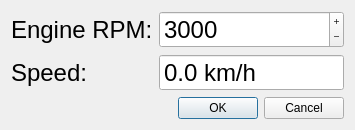
<?xml version="1.0" encoding="UTF-8"?>
<ui version="4.0">
 <class>WndCalibrate</class>
 <widget class="QDialog" name="WndCalibrate">
  <property name="geometry">
   <rect>
    <x>0</x>
    <y>0</y>
    <width>355</width>
    <height>128</height>
   </rect>
  </property>
  <property name="windowTitle">
   <string>Calibration</string>
  </property>
  <layout class="QFormLayout" name="formLayout">
   <item row="0" column="0">
    <widget class="QLabel" name="label">
     <property name="font">
      <font>
       <pointsize>18</pointsize>
      </font>
     </property>
     <property name="text">
      <string>Engine RPM:</string>
     </property>
    </widget>
   </item>
   <item row="0" column="1">
    <widget class="QSpinBox" name="sbRPM">
     <property name="font">
      <font>
       <pointsize>18</pointsize>
      </font>
     </property>
     <property name="buttonSymbols">
      <enum>QAbstractSpinBox::PlusMinus</enum>
     </property>
     <property name="minimum">
      <number>1000</number>
     </property>
     <property name="maximum">
      <number>7000</number>
     </property>
     <property name="singleStep">
      <number>500</number>
     </property>
     <property name="value">
      <number>3000</number>
     </property>
    </widget>
   </item>
   <item row="1" column="0">
    <widget class="QLabel" name="label_2">
     <property name="font">
      <font>
       <pointsize>18</pointsize>
      </font>
     </property>
     <property name="text">
      <string>Speed:</string>
     </property>
    </widget>
   </item>
   <item row="1" column="1">
    <widget class="QDoubleSpinBox" name="sbSpeed">
     <property name="font">
      <font>
       <pointsize>18</pointsize>
      </font>
     </property>
     <property name="readOnly">
      <bool>true</bool>
     </property>
     <property name="buttonSymbols">
      <enum>QAbstractSpinBox::NoButtons</enum>
     </property>
     <property name="suffix">
      <string> km/h</string>
     </property>
     <property name="decimals">
      <number>1</number>
     </property>
     <property name="minimum">
      <double>0.000000000000000</double>
     </property>
     <property name="maximum">
      <double>200.000000000000000</double>
     </property>
     <property name="value">
      <double>0.000000000000000</double>
     </property>
    </widget>
   </item>
   <item row="2" column="0" colspan="2">
    <widget class="QDialogButtonBox" name="buttonBox">
     <property name="orientation">
      <enum>Qt::Horizontal</enum>
     </property>
     <property name="standardButtons">
      <set>QDialogButtonBox::Cancel|QDialogButtonBox::Ok</set>
     </property>
    </widget>
   </item>
  </layout>
 </widget>
 <resources/>
 <connections>
  <connection>
   <sender>buttonBox</sender>
   <signal>accepted()</signal>
   <receiver>WndCalibrate</receiver>
   <slot>accept()</slot>
   <hints>
    <hint type="sourcelabel">
     <x>177</x>
     <y>106</y>
    </hint>
    <hint type="destinationlabel">
     <x>177</x>
     <y>63</y>
    </hint>
   </hints>
  </connection>
  <connection>
   <sender>buttonBox</sender>
   <signal>rejected()</signal>
   <receiver>WndCalibrate</receiver>
   <slot>reject()</slot>
   <hints>
    <hint type="sourcelabel">
     <x>177</x>
     <y>106</y>
    </hint>
    <hint type="destinationlabel">
     <x>177</x>
     <y>63</y>
    </hint>
   </hints>
  </connection>
 </connections>
</ui>
